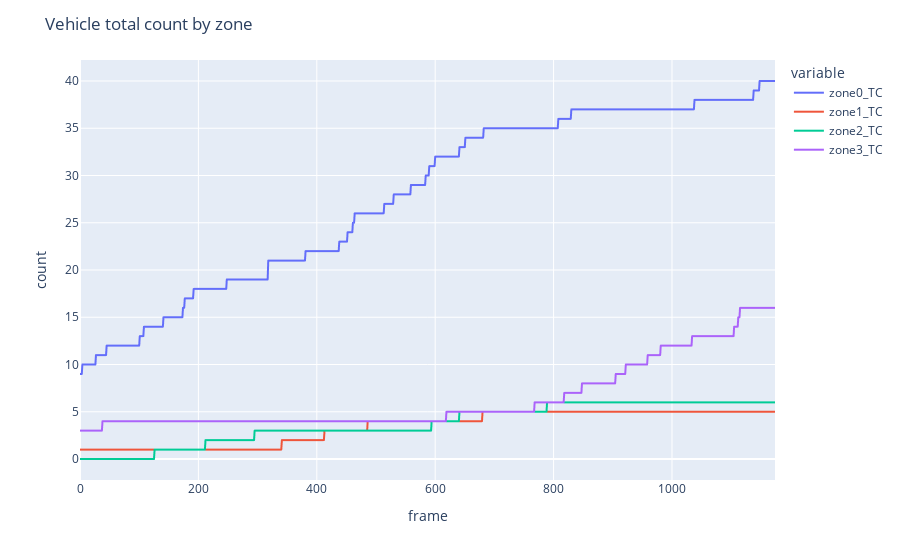

The code cell stored with this chart in its notebook:
### Code cell
fig = px.line(df_zones_counts[[n for n in df_zones_counts.columns if 'TC' in n]])
fig.update_layout(title=dict(text="Vehicle total count by zone"), xaxis_title="frame", yaxis_title="count")
fig.show()

### Figure 1 — Plotly figure (JSON) as saved in the notebook; plotly's stock layout.template omitted (floating-point values rounded to 4 significant figures; data arrays with more than 128 entries replaced by an {"elided": "..."} marker saying what was removed)
{"data": [{"hovertemplate": "variable=zone0_TC<br>frame=%{x}<br>value=%{y}<extra></extra>", "legendgroup": "zone0_TC", "line": {"color": "#636efa", "dash": "solid"}, "marker": {"symbol": "circle"}, "mode": "lines", "name": "zone0_TC", "showlegend": true, "type": "scattergl", "x": {"elided": "1175 int values"}, "xaxis": "x", "y": {"elided": "1175 int values"}, "yaxis": "y"}, {"hovertemplate": "variable=zone1_TC<br>frame=%{x}<br>value=%{y}<extra></extra>", "legendgroup": "zone1_TC", "line": {"color": "#EF553B", "dash": "solid"}, "marker": {"symbol": "circle"}, "mode": "lines", "name": "zone1_TC", "showlegend": true, "type": "scattergl", "x": {"elided": "1175 int values"}, "xaxis": "x", "y": {"elided": "1175 int values"}, "yaxis": "y"}, {"hovertemplate": "variable=zone2_TC<br>frame=%{x}<br>value=%{y}<extra></extra>", "legendgroup": "zone2_TC", "line": {"color": "#00cc96", "dash": "solid"}, "marker": {"symbol": "circle"}, "mode": "lines", "name": "zone2_TC", "showlegend": true, "type": "scattergl", "x": {"elided": "1175 int values"}, "xaxis": "x", "y": {"elided": "1175 int values"}, "yaxis": "y"}, {"hovertemplate": "variable=zone3_TC<br>frame=%{x}<br>value=%{y}<extra></extra>", "legendgroup": "zone3_TC", "line": {"color": "#ab63fa", "dash": "solid"}, "marker": {"symbol": "circle"}, "mode": "lines", "name": "zone3_TC", "showlegend": true, "type": "scattergl", "x": {"elided": "1175 int values"}, "xaxis": "x", "y": {"elided": "1175 int values"}, "yaxis": "y"}], "layout": {"legend": {"title": {"text": "variable"}, "tracegroupgap": 0}, "margin": {"t": 60}, "title": {"text": "Vehicle total count by zone"}, "xaxis": {"anchor": "y", "domain": [0, 1], "title": {"text": "frame"}}, "yaxis": {"anchor": "x", "domain": [0, 1], "title": {"text": "count"}}}}
